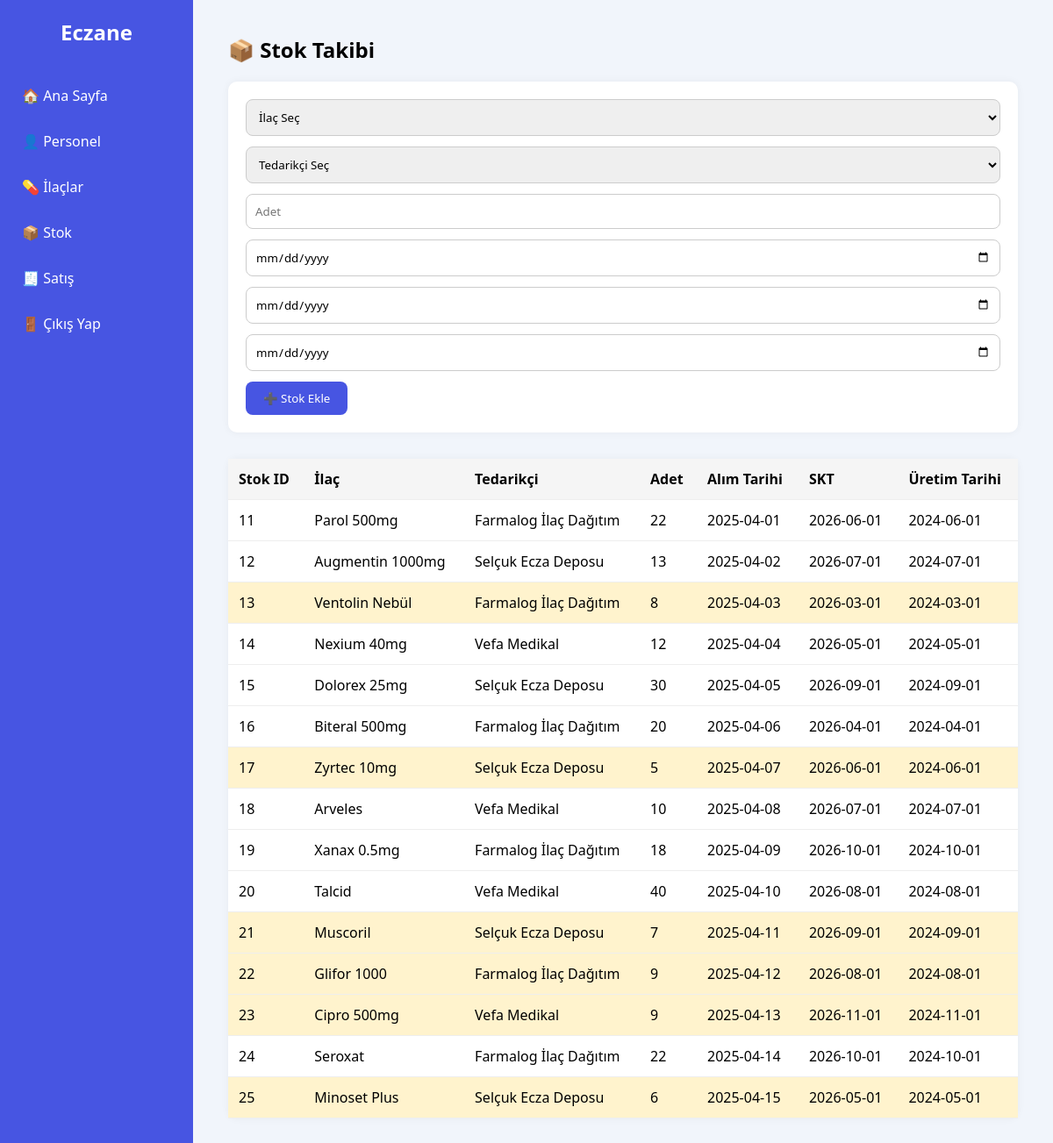
Page /src/stok.php (signed in) on the committed database.
### tables this page shows
CREATE TABLE `stok` (
  `Stok_ID` int(11) NOT NULL,
  `Ilac_ID` int(11) DEFAULT NULL,
  `Eczane_ID` int(11) DEFAULT NULL,
  `Tedarikci_ID` int(11) DEFAULT NULL,
  `Adet` int(11) DEFAULT NULL,
  `AlimTarihi` date DEFAULT NULL,
  `UretimTarihi` date DEFAULT NULL,
  `SKT` date DEFAULT NULL
);

CREATE TABLE `ilac` (
  `Ilac_ID` int(11) NOT NULL,
  `Barkod` varchar(50) DEFAULT NULL,
  `Urun_Ad` varchar(100) DEFAULT NULL,
  `EtkenMadde` varchar(100) DEFAULT NULL,
  `ATCKodu` varchar(20) DEFAULT NULL,
  `RuhsatNo` varchar(30) DEFAULT NULL,
  `KullanimYasi` varchar(20) DEFAULT NULL,
  `ReceteTuru` varchar(20) DEFAULT NULL,
  `Fiyat` decimal(10,2) DEFAULT NULL
);

CREATE TABLE `tedarikci` (
  `Tedarikci_ID` int(11) NOT NULL,
  `Tedarikci_Ad` varchar(100) DEFAULT NULL,
  `TedarikciTelNo` varchar(15) DEFAULT NULL,
  `TedarikciAdres` text DEFAULT NULL
);

### src/stok.php (the view, shortened to what this page needs)
<?php
include("baglanti.php");
?>
<!DOCTYPE html>
<html lang="tr">
<head>
</head>
<body>
<div class="sidebar">
  <h2>Eczane</h2>
  <a href="anasayfa.php" class="menu-item">🏠 Ana Sayfa</a>
  <a href="personel.php" class="menu-item">👤 Personel</a>
  <a href="ilaclar.php" class="menu-item">💊 İlaçlar</a>
  <a href="stok.php" class="menu-item">📦 Stok</a>
  <a href="satis.php" class="menu-item">🧾 Satış</a>
  <a href="logout.php" class="menu-item">🚪 Çıkış Yap</a>
</div>
<div class="content">
  <h2>📦 Stok Takibi</h2>
  <div class="form">
    <form method="POST">
      <select name="ilacID" required>
        <option value="">İlaç Seç</option>
      </select>
      <select name="tedarikciID" required>
        <option value="">Tedarikçi Seç</option>
      </select>
      <input type="number" name="adet" placeholder="Adet" required>
      <input type="date" name="alimTarihi" required>
      <input type="date" name="uretimTarihi" required>
      <input type="date" name="skt" required>
      <button type="submit">➕ Stok Ekle</button>
    </form>
  </div>
  <table>
    <tr>
      <th>Stok ID</th>
      <th>İlaç</th>
      <th>Tedarikçi</th>
      <th>Adet</th>
      <th>Alım Tarihi</th>
      <th>SKT</th>
            <th>Üretim Tarihi</th>
    </tr>
    <?php
    $stoklar = $conn->query("
      SELECT s.Stok_ID, i.Urun_Ad, t.Tedarikci_Ad, s.Adet, s.AlimTarihi, s.SKT, s.UretimTarihi
      FROM Stok s
      JOIN Ilac i ON s.Ilac_ID = i.Ilac_ID
      JOIN Tedarikci t ON s.Tedarikci_ID = t.Tedarikci_ID
    ");
    while ($s = $stoklar->fetch_assoc()) {
        $class = ($s["Adet"] < 10) ? "low-stock" : "";
        echo "<tr class='$class'>
                <td>{$s['Stok_ID']}</td>
                <td>{$s['Urun_Ad']}</td>
                <td>{$s['Tedarikci_Ad']}</td>
                <td>{$s['Adet']}</td>
                <td>{$s['AlimTarihi']}</td>
                <td>{$s['SKT']}</td>
                <td>{$s['UretimTarihi']}</td>
              </tr>";
    }
    ?>
  </table>
</div>
</body>
</html>

### src/stok.php (style rules this page uses)
* { box-sizing: border-box; margin: 0; padding: 0; font-family: 'Segoe UI', sans-serif; }
body { display: flex; height: 100vh; background-color: #f1f5fb; }
.sidebar { width: 220px; background-color: #4755e2; color: white; padding: 20px 0; }
.sidebar h2 { text-align: center; margin-bottom: 30px; }
.menu-item { padding: 15px 25px; text-decoration: none; color: white; display: block; transition: background 0.3s; }
.content { flex: 1; padding: 40px; overflow-y: auto; }
h2 { margin-bottom: 20px; }
.form { background-color: white; padding: 20px; border-radius: 10px; box-shadow: 0 0 10px rgba(0,0,0,0.05); }
.form select, .form input { width: 100%; padding: 10px; margin-bottom: 12px; border: 1px solid #ccc; border-radius: 8px; }
.form button { background-color: #4755e2; color: white; padding: 10px 20px; border: none; border-radius: 8px; cursor: pointer; }
table { width: 100%; border-collapse: collapse; background-color: white; border-radius: 10px; margin-top: 30px; box-shadow: 0 0 10px rgba(0,0,0,0.05); }
th, td { padding: 12px; text-align: left; border-bottom: 1px solid #eee; }
th { background-color: #f5f5f5; }
tr.low-stock { background-color: #fff3cd; }

### rows in the picture
stok: Stok_ID "11", Ilac_ID.Urun_Ad "Parol 500mg", Tedarikci_ID.Tedarikci_Ad "Farmalog İlaç Dağıtım", Adet "22", AlimTarihi "2025-04-01", SKT "2026-06-01", UretimTarihi "2024-06-01"
stok: Stok_ID "12", Ilac_ID.Urun_Ad "Augmentin 1000mg", Tedarikci_ID.Tedarikci_Ad "Selçuk Ecza Deposu", Adet "13", AlimTarihi "2025-04-02", SKT "2026-07-01", UretimTarihi "2024-07-01"
stok: Stok_ID "13", Ilac_ID.Urun_Ad "Ventolin Nebül", Tedarikci_ID.Tedarikci_Ad "Farmalog İlaç Dağıtım", Adet "8", AlimTarihi "2025-04-03", SKT "2026-03-01", UretimTarihi "2024-03-01"
stok: Stok_ID "14", Ilac_ID.Urun_Ad "Nexium 40mg", Tedarikci_ID.Tedarikci_Ad "Vefa Medikal", Adet "12", AlimTarihi "2025-04-04", SKT "2026-05-01", UretimTarihi "2024-05-01"
stok: Stok_ID "15", Ilac_ID.Urun_Ad "Dolorex 25mg", Tedarikci_ID.Tedarikci_Ad "Selçuk Ecza Deposu", Adet "30", AlimTarihi "2025-04-05", SKT "2026-09-01", UretimTarihi "2024-09-01"
stok: Stok_ID "16", Ilac_ID.Urun_Ad "Biteral 500mg", Tedarikci_ID.Tedarikci_Ad "Farmalog İlaç Dağıtım", Adet "20", AlimTarihi "2025-04-06", SKT "2026-04-01", UretimTarihi "2024-04-01"
stok: Stok_ID "17", Ilac_ID.Urun_Ad "Zyrtec 10mg", Tedarikci_ID.Tedarikci_Ad "Selçuk Ecza Deposu", Adet "5", AlimTarihi "2025-04-07", SKT "2026-06-01", UretimTarihi "2024-06-01"
stok: Stok_ID "18", Ilac_ID.Urun_Ad "Arveles", Tedarikci_ID.Tedarikci_Ad "Vefa Medikal", Adet "10", AlimTarihi "2025-04-08", SKT "2026-07-01", UretimTarihi "2024-07-01"
stok: Stok_ID "19", Ilac_ID.Urun_Ad "Xanax 0.5mg", Tedarikci_ID.Tedarikci_Ad "Farmalog İlaç Dağıtım", Adet "18", AlimTarihi "2025-04-09", SKT "2026-10-01", UretimTarihi "2024-10-01"
stok: Stok_ID "20", Ilac_ID.Urun_Ad "Talcid", Tedarikci_ID.Tedarikci_Ad "Vefa Medikal", Adet "40", AlimTarihi "2025-04-10", SKT "2026-08-01", UretimTarihi "2024-08-01"
stok: Stok_ID "21", Ilac_ID.Urun_Ad "Muscoril", Tedarikci_ID.Tedarikci_Ad "Selçuk Ecza Deposu", Adet "7", AlimTarihi "2025-04-11", SKT "2026-09-01", UretimTarihi "2024-09-01"
stok: Stok_ID "22", Ilac_ID.Urun_Ad "Glifor 1000", Tedarikci_ID.Tedarikci_Ad "Farmalog İlaç Dağıtım", Adet "9", AlimTarihi "2025-04-12", SKT "2026-08-01", UretimTarihi "2024-08-01"
stok: Stok_ID "23", Ilac_ID.Urun_Ad "Cipro 500mg", Tedarikci_ID.Tedarikci_Ad "Vefa Medikal", Adet "9", AlimTarihi "2025-04-13", SKT "2026-11-01", UretimTarihi "2024-11-01"
stok: Stok_ID "24", Ilac_ID.Urun_Ad "Seroxat", Tedarikci_ID.Tedarikci_Ad "Farmalog İlaç Dağıtım", Adet "22", AlimTarihi "2025-04-14", SKT "2026-10-01", UretimTarihi "2024-10-01"
stok: Stok_ID "25", Ilac_ID.Urun_Ad "Minoset Plus", Tedarikci_ID.Tedarikci_Ad "Selçuk Ecza Deposu", Adet "6", AlimTarihi "2025-04-15", SKT "2026-05-01", UretimTarihi "2024-05-01"
